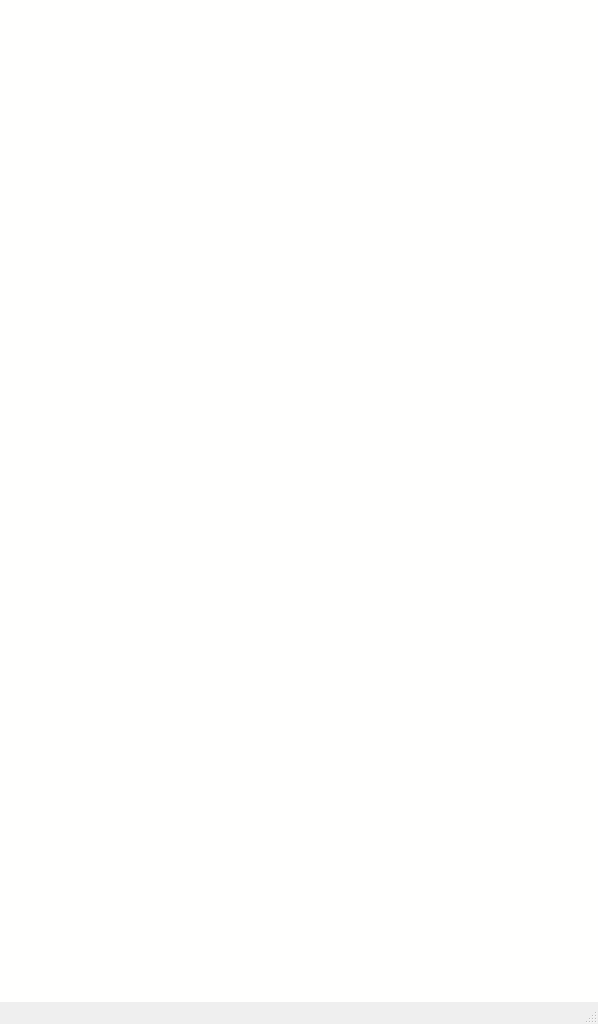
<?xml version="1.0" encoding="UTF-8"?>
<ui version="4.0">
 <class>MainWindow</class>
 <widget class="QMainWindow" name="MainWindow">
  <property name="geometry">
   <rect>
    <x>0</x>
    <y>0</y>
    <width>598</width>
    <height>1024</height>
   </rect>
  </property>
  <property name="sizePolicy">
   <sizepolicy hsizetype="Fixed" vsizetype="Fixed">
    <horstretch>0</horstretch>
    <verstretch>0</verstretch>
   </sizepolicy>
  </property>
  <property name="windowTitle">
   <string>MainWindow</string>
  </property>
  <widget class="QWidget" name="centralwidget">
   <widget class="QStackedWidget" name="stackedWidget">
    <property name="geometry">
     <rect>
      <x>0</x>
      <y>0</y>
      <width>600</width>
      <height>1024</height>
     </rect>
    </property>
    <property name="sizePolicy">
     <sizepolicy hsizetype="Fixed" vsizetype="Fixed">
      <horstretch>0</horstretch>
      <verstretch>0</verstretch>
     </sizepolicy>
    </property>
    <property name="styleSheet">
     <string notr="true">#scan_qr
{
	background-color: #FFFFFE;
}</string>
    </property>
    <property name="currentIndex">
     <number>2</number>
    </property>
    <widget class="QWidget" name="main_menu">
     <property name="styleSheet">
      <string notr="true">#main_menu
{
background-image: url(:/image/UTELocker Welcome.png);
}</string>
     </property>
     <widget class="QPushButton" name="bt_code">
      <property name="geometry">
       <rect>
        <x>40</x>
        <y>591</y>
        <width>520</width>
        <height>70</height>
       </rect>
      </property>
      <property name="sizePolicy">
       <sizepolicy hsizetype="Fixed" vsizetype="Fixed">
        <horstretch>0</horstretch>
        <verstretch>0</verstretch>
       </sizepolicy>
      </property>
      <property name="font">
       <font>
        <family>Arial</family>
        <pointsize>17</pointsize>
        <weight>75</weight>
        <bold>true</bold>
       </font>
      </property>
      <property name="styleSheet">
       <string notr="true">#bt_code
{
    border-radius: 34px;
    padding: 5px;
    background-color: #0b9964;
	color: #ffffff;
    text-align: center;
	font-family: Arial; font-size: 17pt; font-weight: bold;
}
#bt_code:pressed {
                background-color: #ffffff; /* Màu nền khi nút được nhấn */
            }</string>
      </property>
      <property name="text">
       <string>Enter</string>
      </property>
      <property name="iconSize">
       <size>
        <width>16</width>
        <height>16</height>
       </size>
      </property>
     </widget>
     <widget class="QPushButton" name="bt_qr">
      <property name="geometry">
       <rect>
        <x>40</x>
        <y>881</y>
        <width>520</width>
        <height>70</height>
       </rect>
      </property>
      <property name="sizePolicy">
       <sizepolicy hsizetype="Fixed" vsizetype="Fixed">
        <horstretch>0</horstretch>
        <verstretch>0</verstretch>
       </sizepolicy>
      </property>
      <property name="font">
       <font>
        <family>Arial</family>
        <pointsize>17</pointsize>
        <weight>75</weight>
        <bold>true</bold>
       </font>
      </property>
      <property name="styleSheet">
       <string notr="true">#bt_qr
{
    border-radius: 34px;
    padding: 5px;
    background-color: #0b9964;
	color: #ffffff;
    text-align: center;
	font-family: Arial; font-size: 17pt; font-weight: bold;
}
#bt_qr:pressed {
                background-color: #ffffff; /* Màu nền khi nút được nhấn */
            }</string>
      </property>
      <property name="text">
       <string>Scan</string>
      </property>
      <property name="iconSize">
       <size>
        <width>16</width>
        <height>16</height>
       </size>
      </property>
     </widget>
     <widget class="QLabel" name="ad_label">
      <property name="geometry">
       <rect>
        <x>0</x>
        <y>0</y>
        <width>600</width>
        <height>250</height>
       </rect>
      </property>
      <property name="text">
       <string>TextLabel</string>
      </property>
     </widget>
    </widget>
    <widget class="QWidget" name="widget">
     <property name="styleSheet">
      <string notr="true">#enter_code
{
	background-color: #FFFFFE;
}</string>
     </property>
     <widget class="QPushButton" name="bt9">
      <property name="geometry">
       <rect>
        <x>370</x>
        <y>600</y>
        <width>120</width>
        <height>70</height>
       </rect>
      </property>
      <property name="sizePolicy">
       <sizepolicy hsizetype="Fixed" vsizetype="Fixed">
        <horstretch>0</horstretch>
        <verstretch>0</verstretch>
       </sizepolicy>
      </property>
      <property name="font">
       <font>
        <pointsize>16</pointsize>
       </font>
      </property>
      <property name="styleSheet">
       <string notr="true">#btDel:pressed {
                background-color: #fffffe; /* Màu nền khi nút được nhấn */
            }</string>
      </property>
      <property name="text">
       <string>9</string>
      </property>
     </widget>
     <widget class="QPushButton" name="bt2">
      <property name="geometry">
       <rect>
        <x>240</x>
        <y>760</y>
        <width>120</width>
        <height>70</height>
       </rect>
      </property>
      <property name="sizePolicy">
       <sizepolicy hsizetype="Fixed" vsizetype="Fixed">
        <horstretch>0</horstretch>
        <verstretch>0</verstretch>
       </sizepolicy>
      </property>
      <property name="font">
       <font>
        <pointsize>16</pointsize>
       </font>
      </property>
      <property name="text">
       <string>2</string>
      </property>
     </widget>
     <widget class="QPushButton" name="bt1">
      <property name="geometry">
       <rect>
        <x>110</x>
        <y>760</y>
        <width>120</width>
        <height>70</height>
       </rect>
      </property>
      <property name="sizePolicy">
       <sizepolicy hsizetype="Fixed" vsizetype="Fixed">
        <horstretch>0</horstretch>
        <verstretch>0</verstretch>
       </sizepolicy>
      </property>
      <property name="font">
       <font>
        <pointsize>16</pointsize>
       </font>
      </property>
      <property name="text">
       <string>1</string>
      </property>
     </widget>
     <widget class="QPushButton" name="bt3">
      <property name="geometry">
       <rect>
        <x>370</x>
        <y>760</y>
        <width>120</width>
        <height>70</height>
       </rect>
      </property>
      <property name="sizePolicy">
       <sizepolicy hsizetype="Fixed" vsizetype="Fixed">
        <horstretch>0</horstretch>
        <verstretch>0</verstretch>
       </sizepolicy>
      </property>
      <property name="font">
       <font>
        <pointsize>16</pointsize>
       </font>
      </property>
      <property name="text">
       <string>3</string>
      </property>
     </widget>
     <widget class="QPushButton" name="bt7">
      <property name="geometry">
       <rect>
        <x>110</x>
        <y>600</y>
        <width>120</width>
        <height>70</height>
       </rect>
      </property>
      <property name="sizePolicy">
       <sizepolicy hsizetype="Fixed" vsizetype="Fixed">
        <horstretch>0</horstretch>
        <verstretch>0</verstretch>
       </sizepolicy>
      </property>
      <property name="font">
       <font>
        <pointsize>16</pointsize>
       </font>
      </property>
      <property name="text">
       <string>7</string>
      </property>
      <property name="iconSize">
       <size>
        <width>16</width>
        <height>16</height>
       </size>
      </property>
     </widget>
     <widget class="QPushButton" name="btSao">
      <property name="geometry">
       <rect>
        <x>110</x>
        <y>840</y>
        <width>120</width>
        <height>70</height>
       </rect>
      </property>
      <property name="sizePolicy">
       <sizepolicy hsizetype="Fixed" vsizetype="Fixed">
        <horstretch>0</horstretch>
        <verstretch>0</verstretch>
       </sizepolicy>
      </property>
      <property name="font">
       <font>
        <pointsize>16</pointsize>
       </font>
      </property>
      <property name="text">
       <string>*</string>
      </property>
     </widget>
     <widget class="QPushButton" name="bt6">
      <property name="geometry">
       <rect>
        <x>370</x>
        <y>680</y>
        <width>120</width>
        <height>70</height>
       </rect>
      </property>
      <property name="sizePolicy">
       <sizepolicy hsizetype="Fixed" vsizetype="Fixed">
        <horstretch>0</horstretch>
        <verstretch>0</verstretch>
       </sizepolicy>
      </property>
      <property name="font">
       <font>
        <pointsize>14</pointsize>
       </font>
      </property>
      <property name="text">
       <string>6</string>
      </property>
     </widget>
     <widget class="QPushButton" name="btDel">
      <property name="geometry">
       <rect>
        <x>370</x>
        <y>840</y>
        <width>120</width>
        <height>70</height>
       </rect>
      </property>
      <property name="sizePolicy">
       <sizepolicy hsizetype="Fixed" vsizetype="Fixed">
        <horstretch>0</horstretch>
        <verstretch>0</verstretch>
       </sizepolicy>
      </property>
      <property name="font">
       <font>
        <pointsize>16</pointsize>
       </font>
      </property>
      <property name="text">
       <string>DEL</string>
      </property>
     </widget>
     <widget class="QPushButton" name="bt0">
      <property name="geometry">
       <rect>
        <x>240</x>
        <y>840</y>
        <width>120</width>
        <height>70</height>
       </rect>
      </property>
      <property name="sizePolicy">
       <sizepolicy hsizetype="Fixed" vsizetype="Fixed">
        <horstretch>0</horstretch>
        <verstretch>0</verstretch>
       </sizepolicy>
      </property>
      <property name="font">
       <font>
        <pointsize>16</pointsize>
       </font>
      </property>
      <property name="text">
       <string>0</string>
      </property>
     </widget>
     <widget class="QPushButton" name="bt8">
      <property name="geometry">
       <rect>
        <x>240</x>
        <y>600</y>
        <width>120</width>
        <height>70</height>
       </rect>
      </property>
      <property name="sizePolicy">
       <sizepolicy hsizetype="Fixed" vsizetype="Fixed">
        <horstretch>0</horstretch>
        <verstretch>0</verstretch>
       </sizepolicy>
      </property>
      <property name="font">
       <font>
        <pointsize>16</pointsize>
       </font>
      </property>
      <property name="text">
       <string>8</string>
      </property>
     </widget>
     <widget class="QPushButton" name="bt4">
      <property name="geometry">
       <rect>
        <x>110</x>
        <y>680</y>
        <width>120</width>
        <height>70</height>
       </rect>
      </property>
      <property name="sizePolicy">
       <sizepolicy hsizetype="Fixed" vsizetype="Fixed">
        <horstretch>0</horstretch>
        <verstretch>0</verstretch>
       </sizepolicy>
      </property>
      <property name="font">
       <font>
        <pointsize>16</pointsize>
       </font>
      </property>
      <property name="text">
       <string>4</string>
      </property>
     </widget>
     <widget class="QPushButton" name="bt5">
      <property name="geometry">
       <rect>
        <x>240</x>
        <y>680</y>
        <width>120</width>
        <height>70</height>
       </rect>
      </property>
      <property name="sizePolicy">
       <sizepolicy hsizetype="Fixed" vsizetype="Fixed">
        <horstretch>0</horstretch>
        <verstretch>0</verstretch>
       </sizepolicy>
      </property>
      <property name="font">
       <font>
        <pointsize>16</pointsize>
       </font>
      </property>
      <property name="text">
       <string>5</string>
      </property>
     </widget>
     <widget class="QPushButton" name="btSubmit">
      <property name="geometry">
       <rect>
        <x>220</x>
        <y>410</y>
        <width>160</width>
        <height>50</height>
       </rect>
      </property>
      <property name="sizePolicy">
       <sizepolicy hsizetype="Fixed" vsizetype="Fixed">
        <horstretch>0</horstretch>
        <verstretch>0</verstretch>
       </sizepolicy>
      </property>
      <property name="font">
       <font>
        <family>Arial</family>
        <pointsize>12</pointsize>
        <weight>75</weight>
        <bold>true</bold>
       </font>
      </property>
      <property name="styleSheet">
       <string notr="true">#btSubmit
{
    border-radius: 10px;
    padding: 5px;
    background-color: #0b9964;
	color: #ffffff;
    text-align: center;
	font-family: Arial; font-size: 12pt; font-weight: bold;
}
#btSubmit:pressed {
                background-color: #ffffff; /* Màu nền khi nút được nhấn */
            }</string>
      </property>
      <property name="text">
       <string>Submit</string>
      </property>
      <property name="iconSize">
       <size>
        <width>16</width>
        <height>16</height>
       </size>
      </property>
     </widget>
     <widget class="QPushButton" name="bt_back_enter_code">
      <property name="geometry">
       <rect>
        <x>5</x>
        <y>-5</y>
        <width>61</width>
        <height>41</height>
       </rect>
      </property>
      <property name="styleSheet">
       <string notr="true">#bt_back_enter_code
{
	background-image: url(:/image/bt_back.png);
	border-radius: 1px;
}
#bt_back_enter_code:pressed
{
	border-radius: 1px;
}</string>
      </property>
      <property name="text">
       <string/>
      </property>
     </widget>
     <widget class="QTextEdit" name="textEdit">
      <property name="geometry">
       <rect>
        <x>142</x>
        <y>240</y>
        <width>316</width>
        <height>70</height>
       </rect>
      </property>
      <property name="sizePolicy">
       <sizepolicy hsizetype="Fixed" vsizetype="Fixed">
        <horstretch>0</horstretch>
        <verstretch>0</verstretch>
       </sizepolicy>
      </property>
      <property name="font">
       <font>
        <pointsize>30</pointsize>
       </font>
      </property>
      <property name="layoutDirection">
       <enum>Qt::LeftToRight</enum>
      </property>
      <property name="styleSheet">
       <string notr="true">QTextEdit 
{
	border: 2px solid #000000;
	border-radius: 10px;
	padding: 5px;
	padding-left: 26px;
	background-color: #ffffff;
	text-align: center;
	letter-spacing: 20px;
}
QTextEdit::verticalScrollBar,
            QTextEdit::horizontalScrollBar {
                width: 0;
            }
QTextEdit::cursor {
                width: 2px;
                background-color: red;
                margin-left: 30px; /* Khoảng cách từ mép trái */
            }
</string>
      </property>
      <property name="inputMethodHints">
       <set>Qt::ImhMultiLine</set>
      </property>
      <property name="frameShape">
       <enum>QFrame::Box</enum>
      </property>
      <property name="frameShadow">
       <enum>QFrame::Raised</enum>
      </property>
      <property name="sizeAdjustPolicy">
       <enum>QAbstractScrollArea::AdjustIgnored</enum>
      </property>
      <property name="placeholderText">
       <string> ------</string>
      </property>
     </widget>
     <widget class="QLabel" name="waiting_msg">
      <property name="enabled">
       <bool>true</bool>
      </property>
      <property name="geometry">
       <rect>
        <x>130</x>
        <y>-50</y>
        <width>341</width>
        <height>191</height>
       </rect>
      </property>
      <property name="font">
       <font>
        <family>Calibri</family>
        <pointsize>14</pointsize>
        <weight>50</weight>
        <italic>false</italic>
        <bold>false</bold>
       </font>
      </property>
      <property name="styleSheet">
       <string notr="true">#waiting_msg {
    width: 300px; /* Đặt chiều rộng cho label */
    height: 201px; /* Đặt chiều cao cho label */
    border-radius: 15px;
    padding: 0 30px 0 30px; /* 0 phía trên, 5px phía trái và phải, 0 phía dưới */
    background-color: #DCF2F1;
	text-align: center;
    color: #000000;
    font: 14pt &quot;Calibri&quot;;
    padding-bottom: 90px; /* Khoảng cách 20px từ trên cùng */
}</string>
      </property>
      <property name="text">
       <string>Please wait a moment...</string>
      </property>
      <property name="alignment">
       <set>Qt::AlignCenter</set>
      </property>
     </widget>
     <widget class="QFrame" name="confirm_popup">
      <property name="geometry">
       <rect>
        <x>60</x>
        <y>-60</y>
        <width>501</width>
        <height>281</height>
       </rect>
      </property>
      <property name="frameShape">
       <enum>QFrame::NoFrame</enum>
      </property>
      <property name="frameShadow">
       <enum>QFrame::Raised</enum>
      </property>
      <widget class="QLabel" name="confirm_msg">
       <property name="enabled">
        <bool>true</bool>
       </property>
       <property name="geometry">
        <rect>
         <x>30</x>
         <y>30</y>
         <width>441</width>
         <height>241</height>
        </rect>
       </property>
       <property name="font">
        <font>
         <family>Calibri</family>
         <pointsize>14</pointsize>
         <weight>50</weight>
         <italic>false</italic>
         <bold>false</bold>
        </font>
       </property>
       <property name="styleSheet">
        <string notr="true">#confirm_msg {
    width: 300px; /* Đặt chiều rộng cho label */
    height: 201px; /* Đặt chiều cao cho label */
    border-radius: 15px;
    padding: 10px 20px 0 20px; /* 0 phía trên, 5px phía trái và phải, 0 phía dưới */
    background-color: #DCF2F1;
	text-align: center;
    color: #000000;
    font: 14pt &quot;Calibri&quot;;
    padding-bottom: 90px; /* Khoảng cách 20px từ trên cùng */
}</string>
       </property>
       <property name="text">
        <string/>
       </property>
       <property name="alignment">
        <set>Qt::AlignCenter</set>
       </property>
       <property name="wordWrap">
        <bool>true</bool>
       </property>
      </widget>
      <widget class="QPushButton" name="btConfirm">
       <property name="geometry">
        <rect>
         <x>170</x>
         <y>200</y>
         <width>160</width>
         <height>50</height>
        </rect>
       </property>
       <property name="layoutDirection">
        <enum>Qt::LeftToRight</enum>
       </property>
       <property name="styleSheet">
        <string notr="true">#btConfirm
{
    border-radius: 10px;
    padding: 5px;
    background-color: #0b9964;
	color: #ffffff;
    text-align: center;
	font-family: Arial; font-size: 12pt; font-weight: bold;
}
#btSubmit:pressed {
                background-color: #ffffff; /* Màu nền khi nút được nhấn */
            }</string>
       </property>
       <property name="text">
        <string>Confirm</string>
       </property>
      </widget>
     </widget>
     <widget class="QLabel" name="wrong_pass_label">
      <property name="geometry">
       <rect>
        <x>30</x>
        <y>520</y>
        <width>541</width>
        <height>41</height>
       </rect>
      </property>
      <property name="styleSheet">
       <string notr="true">#wrong_pass_label
{
	font: 14pt &quot;Calibri&quot;;
	color: &quot;red&quot;
}</string>
      </property>
      <property name="text">
       <string>We couldn't find a locker corresponding to your code</string>
      </property>
      <property name="alignment">
       <set>Qt::AlignCenter</set>
      </property>
      <property name="wordWrap">
       <bool>false</bool>
      </property>
     </widget>
     <widget class="QPushButton" name="btOpenAll">
      <property name="geometry">
       <rect>
        <x>90</x>
        <y>410</y>
        <width>160</width>
        <height>50</height>
       </rect>
      </property>
      <property name="sizePolicy">
       <sizepolicy hsizetype="Fixed" vsizetype="Fixed">
        <horstretch>0</horstretch>
        <verstretch>0</verstretch>
       </sizepolicy>
      </property>
      <property name="font">
       <font>
        <family>Arial</family>
        <pointsize>12</pointsize>
        <weight>75</weight>
        <bold>true</bold>
       </font>
      </property>
      <property name="styleSheet">
       <string notr="true">#btOpenAll
{
    border-radius: 10px;
    padding: 5px;
    background-color: #0b9964;
	color: #ffffff;
    text-align: center;
	font-family: Arial; font-size: 12pt; font-weight: bold;
}
#btOpenAll:pressed {
                background-color: #ffffff; /* Màu nền khi nút được nhấn */
            }</string>
      </property>
      <property name="text">
       <string>Open All</string>
      </property>
      <property name="iconSize">
       <size>
        <width>16</width>
        <height>16</height>
       </size>
      </property>
     </widget>
     <widget class="QFrame" name="admin_popup">
      <property name="geometry">
       <rect>
        <x>60</x>
        <y>550</y>
        <width>501</width>
        <height>281</height>
       </rect>
      </property>
      <property name="frameShape">
       <enum>QFrame::NoFrame</enum>
      </property>
      <property name="frameShadow">
       <enum>QFrame::Raised</enum>
      </property>
      <widget class="QLabel" name="admin_msg">
       <property name="enabled">
        <bool>true</bool>
       </property>
       <property name="geometry">
        <rect>
         <x>20</x>
         <y>30</y>
         <width>441</width>
         <height>241</height>
        </rect>
       </property>
       <property name="font">
        <font>
         <family>Calibri</family>
         <pointsize>14</pointsize>
         <weight>50</weight>
         <italic>false</italic>
         <bold>false</bold>
        </font>
       </property>
       <property name="styleSheet">
        <string notr="true">#admin_msg {
    width: 300px; /* Đặt chiều rộng cho label */
    height: 201px; /* Đặt chiều cao cho label */
    border-radius: 15px;
    padding: 10px 20px 0 20px; /* 0 phía trên, 5px phía trái và phải, 0 phía dưới */
    background-color: #DCF2F1;
	text-align: center;
    color: #000000;
    font: 14pt &quot;Calibri&quot;;
    padding-bottom: 90px; /* Khoảng cách 20px từ trên cùng */
}</string>
       </property>
       <property name="text">
        <string>WELCOME TO THE ADMIN MODE!
 Enter the locker number you wish to open and press the 'Submit' button.
 If you want to open all lockers, press the 'Open All' button</string>
       </property>
       <property name="alignment">
        <set>Qt::AlignCenter</set>
       </property>
       <property name="wordWrap">
        <bool>true</bool>
       </property>
      </widget>
      <widget class="QPushButton" name="btGotIt">
       <property name="geometry">
        <rect>
         <x>170</x>
         <y>200</y>
         <width>160</width>
         <height>50</height>
        </rect>
       </property>
       <property name="layoutDirection">
        <enum>Qt::LeftToRight</enum>
       </property>
       <property name="styleSheet">
        <string notr="true">#btGotIt
{
    border-radius: 10px;
    padding: 5px;
    background-color: #0b9964;
	color: #ffffff;
    text-align: center;
	font-family: Arial; font-size: 12pt; font-weight: bold;
}
#btGotIt:pressed {
                background-color: #ffffff; /* Màu nền khi nút được nhấn */
            }</string>
       </property>
       <property name="text">
        <string>Got It!</string>
       </property>
      </widget>
     </widget>
     <widget class="QPushButton" name="btOpenLock">
      <property name="geometry">
       <rect>
        <x>330</x>
        <y>320</y>
        <width>160</width>
        <height>50</height>
       </rect>
      </property>
      <property name="sizePolicy">
       <sizepolicy hsizetype="Fixed" vsizetype="Fixed">
        <horstretch>0</horstretch>
        <verstretch>0</verstretch>
       </sizepolicy>
      </property>
      <property name="font">
       <font>
        <family>Arial</family>
        <pointsize>12</pointsize>
        <weight>75</weight>
        <bold>true</bold>
       </font>
      </property>
      <property name="styleSheet">
       <string notr="true">#btOpenLock
{
    border-radius: 10px;
    padding: 5px;
    background-color: #0b9964;
	color: #ffffff;
    text-align: center;
	font-family: Arial; font-size: 12pt; font-weight: bold;
}
#btOpenLock:pressed {
                background-color: #ffffff; /* Màu nền khi nút được nhấn */
            }</string>
      </property>
      <property name="text">
       <string>SUBMIT</string>
      </property>
      <property name="iconSize">
       <size>
        <width>16</width>
        <height>16</height>
       </size>
      </property>
     </widget>
    </widget>
    <widget class="QWidget" name="scan_qr">
     <property name="styleSheet">
      <string notr="true">#scan_qr
{
	
	background-image: url(:/image/QR_UNLOCK.png);
}</string>
     </property>
     <widget class="QPushButton" name="bt_back_scan_qr">
      <property name="geometry">
       <rect>
        <x>5</x>
        <y>-5</y>
        <width>61</width>
        <height>41</height>
       </rect>
      </property>
      <property name="styleSheet">
       <string notr="true">#bt_back_scan_qr
{
	
	background-image: url(:/image/bt_back.png);
	border-radius: 1px;
}
#bt_back_scan_qr:pressed
{
	border-radius: 1px;
}</string>
      </property>
      <property name="text">
       <string/>
      </property>
     </widget>
    </widget>
   </widget>
  </widget>
  <widget class="QMenuBar" name="menubar">
   <property name="geometry">
    <rect>
     <x>0</x>
     <y>0</y>
     <width>598</width>
     <height>21</height>
    </rect>
   </property>
  </widget>
  <widget class="QStatusBar" name="statusbar"/>
 </widget>
 <resources>
  <include location="image.qrc"/>
 </resources>
 <connections/>
</ui>
